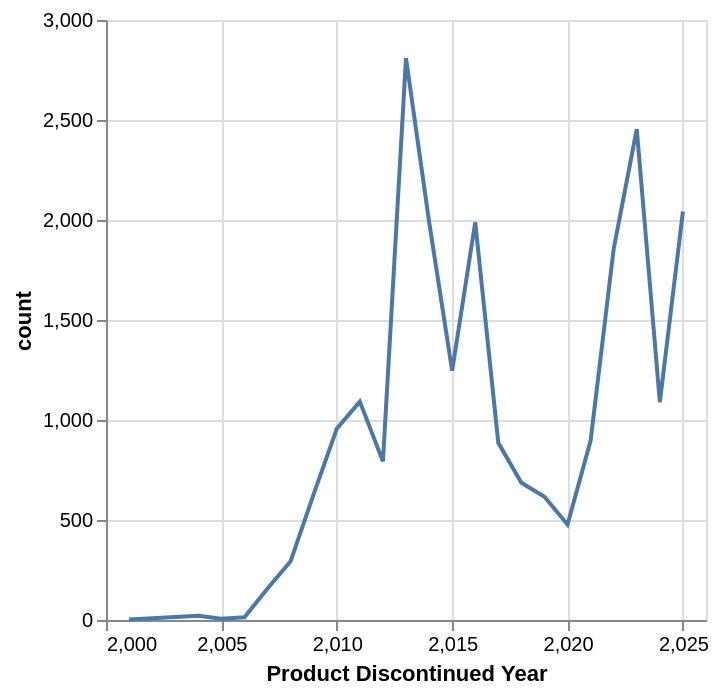

Notebook cell for this chart:
### Code cell
alt.Chart(discontinued_year).mark_line().encode(
    x = "Product Discontinued Year",
    y = "count"
)

### Figure 1 — Vega-Lite specification as saved in the notebook (floating-point values rounded to 4 significant figures)
{"config": {"view": {"continuousWidth": 300, "continuousHeight": 300}}, "data": {"name": "data-45536f22e639dd62d99deeb078d0d7f1"}, "mark": {"type": "line"}, "encoding": {"x": {"field": "Product Discontinued Year", "type": "quantitative"}, "y": {"field": "count", "type": "quantitative"}}, "$schema": "https://vega.github.io/schema/vega-lite/v6.1.0.json", "datasets": {"data-45536f22e639dd62d99deeb078d0d7f1": [{"Product Discontinued Year": 2001, "count": 2}, {"Product Discontinued Year": 2004, "count": 21}, {"Product Discontinued Year": 2005, "count": 6}, {"Product Discontinued Year": 2006, "count": 14}, {"Product Discontinued Year": 2007, "count": 158}, {"Product Discontinued Year": 2008, "count": 294}, {"Product Discontinued Year": 2009, "count": 629}, {"Product Discontinued Year": 2010, "count": 956}, {"Product Discontinued Year": 2011, "count": 1092}, {"Product Discontinued Year": 2012, "count": 793}, {"Product Discontinued Year": 2013, "count": 2809}, {"Product Discontinued Year": 2014, "count": 1992}, {"Product Discontinued Year": 2015, "count": 1246}, {"Product Discontinued Year": 2016, "count": 1989}, {"Product Discontinued Year": 2017, "count": 886}, {"Product Discontinued Year": 2018, "count": 686}, {"Product Discontinued Year": 2019, "count": 616}, {"Product Discontinued Year": 2020, "count": 477}, {"Product Discontinued Year": 2021, "count": 897}, {"Product Discontinued Year": 2022, "count": 1856}, {"Product Discontinued Year": 2023, "count": 2454}, {"Product Discontinued Year": 2024, "count": 1089}, {"Product Discontinued Year": 2025, "count": 2042}]}}
